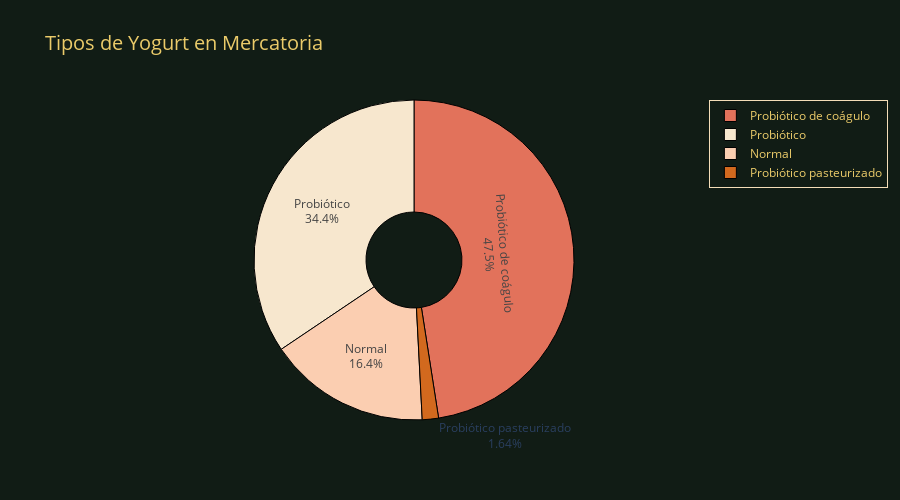

Notebook source saved alongside this figure:
### Code cell
from graph import yogurt_type_pie
yogurt_type_pie(yogurt_type)

### Figure 1 — Plotly figure (JSON) as saved in the notebook; plotly's stock layout.template omitted (floating-point values rounded to 4 significant figures)
{"data": [{"hole": 0.3, "labels": ["Probiótico", "Normal", "Probiótico de coágulo", "Probiótico pasteurizado"], "marker": {"colors": ["#F7E7CE", "#FBCEB1", "#E2725B", "#D2691E"], "line": {"color": "#000000", "width": 1}}, "textinfo": "label+percent", "type": "pie", "values": [21, 10, 29, 1]}], "layout": {"height": 500, "legend": {"bordercolor": "#F4DDB8", "borderwidth": 1, "font": {"color": "#EBCB6A", "size": 12}}, "paper_bgcolor": "#111C15", "plot_bgcolor": "#111C15", "title": {"font": {"color": "#EBCB6A", "size": 20}, "text": "Tipos de Yogurt en Mercatoria"}}}
